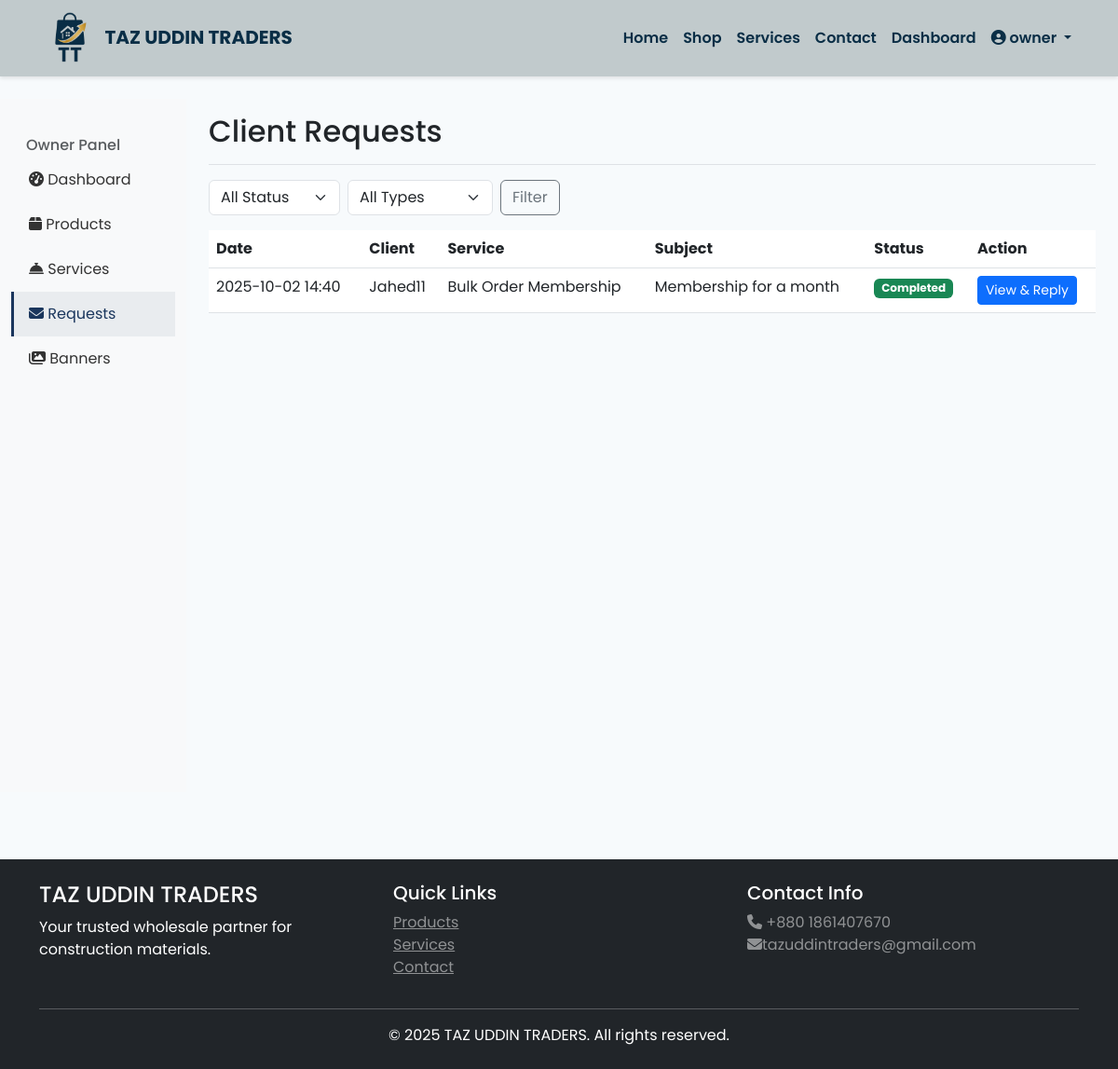
/services/owner/requests/ (signed in), run on the app's committed database.
### accounts/models.py (models this page shows)
class User(AbstractUser):
    ROLE_CHOICES = (
        ('superadmin', 'Superadmin'),
        ('owner', 'Owner'),
        ('client', 'Client'),
    )
    role = models.CharField(max_length=20, choices=ROLE_CHOICES, default='client')
    phone = models.CharField(max_length=15, blank=True)
    address = models.TextField(blank=True)
    created_at = models.DateTimeField(auto_now_add=True)
    updated_at = models.DateTimeField(auto_now=True)
    class Meta:
        db_table = 'users'
    def is_superadmin(self):
        return self.role == 'superadmin'
    def is_owner(self):
        return self.role == 'owner'
    def is_client(self):
        return self.role == 'client'

### services/models.py (models this page shows, shortened)
class Request(models.Model):
    STATUS_CHOICES = (
        ('pending', 'Pending'),
        ('in_progress', 'In Progress'),
        ('completed', 'Completed'),
        ('cancelled', 'Cancelled'),
    )
    user = models.ForeignKey(User, on_delete=models.CASCADE, related_name='requests')
    service = models.ForeignKey(Service, on_delete=models.SET_NULL, null=True)
    subject = models.CharField(max_length=200)
    message = models.TextField()
    status = models.CharField(max_length=20, choices=STATUS_CHOICES, default='pending')
    created_at = models.DateTimeField(auto_now_add=True)
    updated_at = models.DateTimeField(auto_now=True)
    class Meta:
        ordering = ['-created_at']
        indexes = [
            models.Index(fields=['user', 'status']),
            models.Index(fields=['created_at']),
        ]

class Service(models.Model):
    SERVICE_TYPES = (
        ('membership', 'Membership'),
        ('appointment', 'Appointment (In-person)'),
        ('online_appointment', 'Online Appointment'),
        ('order', 'Order Placement'),
        ('complaint', 'Complaint Submission'),
        ('fast_track', 'Fast Track Help'),
        ('general', 'General Request'),
    )
    title = models.CharField(max_length=200)
    service_type = models.CharField(max_length=30, choices=SERVICE_TYPES)
    description = models.TextField()
    icon = models.CharField(max_length=50, blank=True)
    is_active = models.BooleanField(default=True)
    created_at = models.DateTimeField(auto_now_add=True)
    updated_at = models.DateTimeField(auto_now=True)

### services/views.py (the view)
# urls.py: path('owner/requests/', views.OwnerRequestListView.as_view(), name='owner_request_list'),
class OwnerRequestListView(LoginRequiredMixin, UserPassesTestMixin, ListView):
    model = Request
    template_name = 'owner/request_list.html'
    context_object_name = 'requests'
    paginate_by = 20
    def test_func(self):
        return is_owner_or_superadmin(self.request.user)
    def get_queryset(self):
        queryset = super().get_queryset()
        status = self.request.GET.get('status')
        service_type = self.request.GET.get('service_type')
        if status:
            queryset = queryset.filter(status=status)
        if service_type:
            queryset = queryset.filter(service__service_type=service_type)
        return queryset.select_related('user', 'service').prefetch_related('replies')

### services/views.py (called while the page is built)
def is_owner_or_superadmin(user):
    return user.is_authenticated and (user.is_owner() or user.is_superadmin())

### templates/owner/request_list.html (shortened to what this page needs)
{% extends 'base.html' %}
{% block content %}
<div class="container-fluid">
    <div class="row">
        <div class="col-md-3 col-lg-2 d-md-block sidebar">
            <div class="position-sticky pt-3">
                <h6 class="sidebar-heading d-flex justify-content-between align-items-center px-3 mt-4 mb-1 text-muted">
                    <span>Owner Panel</span>
                </h6>
                <ul class="nav flex-column">
                    <li class="nav-item">
                        <a class="nav-link" href="{% url 'core:owner_dashboard' %}">
                            <i class="fas fa-tachometer-alt"></i> Dashboard
                        </a>
                    </li>
                    <li class="nav-item">
                        <a class="nav-link" href="{% url 'shop:owner_product_list' %}">
                            <i class="fas fa-box"></i> Products
                        </a>
                    </li>
                    <li class="nav-item">
                        <a class="nav-link" href="{% url 'services:owner_service_list' %}">
                            <i class="fas fa-concierge-bell"></i> Services
                        </a>
                    </li>
                    <li class="nav-item">
                        <a class="nav-link active" href="{% url 'services:owner_request_list' %}">
                            <i class="fas fa-envelope"></i> Requests
                        </a>
                    </li>
                    <li class="nav-item">
                        <a class="nav-link" href="{% url 'core:owner_banner_list' %}">
                            <i class="fas fa-images"></i> Banners
                        </a>
                    </li>
                </ul>
            </div>
        </div>
        <main class="col-md-9 ms-sm-auto col-lg-10 px-md-4">
            <div class="d-flex justify-content-between flex-wrap flex-md-nowrap align-items-center pt-3 pb-2 mb-3 border-bottom">
                <h1 class="h2">Client Requests</h1>
            </div>
            <div class="row mb-3">
                <div class="col-md-8">
                    <form method="get" class="d-flex">
                        <select name="status" class="form-select me-2" style="width: auto;">
                            <option value="">All Status</option>
                        </select>
                        <select name="service_type" class="form-select me-2" style="width: auto;">
                            <option value="">All Types</option>
                        </select>
                        <button class="btn btn-outline-secondary" type="submit">Filter</button>
                    </form>
                </div>
            </div>
            <div class="table-responsive">
                <table class="table table-hover">
                    <thead>
                        <tr>
                            <th>Date</th>
                            <th>Client</th>
                            <th>Service</th>
                            <th>Subject</th>
                            <th>Status</th>
                            <th>Action</th>
                        </tr>
                    </thead>
                    <tbody>
                        {% for request in requests %}
                        <tr>
                            <td>{{ request.created_at|date:"Y-m-d H:i" }}</td>
                            <td>{{ request.user.username }}</td>
                            <td>{{ request.service.title }}</td>
                            <td>{{ request.subject|truncatechars:30 }}</td>
                            <td>
                                <span class="badge bg-{% if request.status == 'pending' %}warning{% elif request.status == 'completed' %}success{% elif request.status == 'cancelled' %}danger{% else %}info{% endif %}">
                                    {{ request.get_status_display }}
                                </span>
                            </td>
                            <td>
                                <a href="{% url 'services:owner_request_detail' request.pk %}" class="btn btn-sm btn-primary">
                                    View & Reply
                                </a>
                            </td>
                        </tr>
                        {% empty %}
                        <tr>
                            <td colspan="6" class="text-center text-muted">No requests found.</td>
                        </tr>
                        {% endfor %}
                    </tbody>
                </table>
            </div>
        </main>
    </div>
</div>
{% endblock %}

### templates/base.html (shortened to what this page needs)
 {% load static %}
<!DOCTYPE html>
<html lang="en">
<head>
    <link href="https://cdn.jsdelivr.net/npm/bootstrap@5.3.0/dist/css/bootstrap.min.css" rel="stylesheet">
    <link rel="stylesheet" href="https://cdnjs.cloudflare.com/ajax/libs/font-awesome/6.4.0/css/all.min.css">
    {% load static %}
    <link rel="stylesheet" href="{% static 'css/style.css' %}">
</head>
<body>
    <nav class="navbar navbar-expand-lg navbar-dark" style="background-color: #C1CACC;">
        <div class="container">
            <a class="navbar-brand fw-bold" href="{% url 'core:home' %}" style="color:#0A2E46;">
                <img src="{% static 'img/logo.png' %}"  style="height:3.5rem;"> TAZ UDDIN TRADERS
            </a>
            <div class="collapse navbar-collapse" id="navbarNav">
                <ul class="navbar-nav ms-auto">
                    <li class="nav-item">
                        <a class="nav-link" style="color:#0A2E46;" href="{% url 'core:home' %}">Home</a>
                    </li>
                    <li class="nav-item">
                        <a class="nav-link" style="color:#0A2E46;" href="{% url 'shop:product_list' %}">Shop</a>
                    </li>
                    <li class="nav-item">
                        <a class="nav-link" style="color:#0A2E46;" href="{% url 'services:service_list' %}">Services</a>
                    </li>
                    <li class="nav-item">
                        <a class="nav-link" style="color:#0A2E46;" href="{% url 'core:contact' %}">Contact</a>
                    </li>
                    {% if user.is_authenticated %}
                        {% if user.is_owner or user.is_superadmin %}
                            <li class="nav-item">
                                <a class="nav-link" style="color:#0A2E46;" href="{% url 'core:owner_dashboard' %}">Dashboard</a>
                            </li>
                        {% endif %}
                        <li class="nav-item dropdown">
                            <a class="nav-link dropdown-toggle" style="color:#0A2E46;" href="#" id="navbarDropdown" role="button" data-bs-toggle="dropdown">
                                <i class="fas fa-user-circle"></i> {{ user.username }}
                            </a>
                        </li>
                    {% endif %}
                </ul>
            </div>
        </div>
    </nav>
    <main class="py-4">
        {% block content %}{% endblock %}
    </main>
    <footer class="bg-dark text-white py-4 mt-5">
        <div class="container">
            <div class="row">
                <div class="col-md-4">
                    <h4>TAZ UDDIN TRADERS</h4>
                    <p>Your trusted wholesale partner for construction materials.</p>
                </div>
                <div class="col-md-4">
                    <h5>Quick Links</h5>
                    <ul class="list-unstyled">
                        <li><a href="{% url 'shop:product_list' %}" class="text-white-50">Products</a></li>
                        <li><a href="{% url 'services:service_list' %}" class="text-white-50">Services</a></li>
                        <li><a href="{% url 'core:contact' %}" class="text-white-50">Contact</a></li>
                    </ul>
                </div>
                <div class="col-md-4">
                    <h5>Contact Info</h5>
                    <p class="text-white-50">
                        <i class="fas fa-phone"></i> +880 1861407670<br>
                        <i class="fas fa-envelope"></i>tazuddintraders@gmail.com
                    </p>
                </div>
            </div>
            <hr class="bg-white">
            <p class="text-center mb-0">&copy; 2025 TAZ UDDIN TRADERS. All rights reserved.</p>
        </div>
    </footer>
</body>
</html>

### static/css/style.css (style rules this page uses)
:root { --primary-color: #1a365d; --secondary-color: #2d3748; --success-color: #48bb78; --danger-color: #f56565; --warning-color: #ecc94b; --light-bg: #f7fafc; --border-radius: 0.5rem; }
body { font-family: 'Poppins', sans-serif; background-color: var(--light-bg); }
.navbar { box-shadow: 0 2px 4px rgba(0,0,0,0.1); font-weight: 600; }
.sidebar { min-height: calc(100vh - 56px); background-color: #f8f9fa; }
.sidebar .nav-link { color: #333; padding: 0.75rem 1rem; border-left: 3px solid transparent; }
.sidebar .nav-link.active { background-color: #e9ecef; border-left-color: var(--primary-color); color: var(--primary-color); }

### data on the page
User: username "owner"
Request: created_at "2025-10-02 14:40", user.username "Jahed11", service "Bulk Order Membership", subject "Membership for a month", status "Completed"
